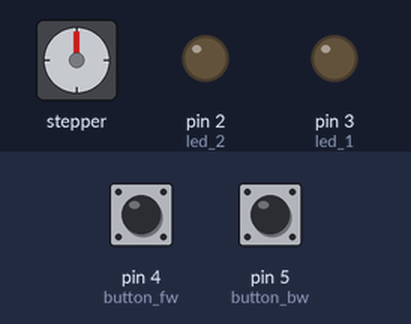
Recording of a sketch running on a simulated Arduino Uno, built with avr-gcc and run on an emulated ATmega328P. Parts: stepper motor, output pins drawn as LEDs (lit = HIGH). The inputs (shaded band) are chosen by the test bench; at power-on: pin 4 (button_fw) HIGH, pin 5 (button_bw) HIGH. Stepper angles assume 4096 steps per turn.

Above: at 1.2 s.
1.3 s: pin 4 (button_fw) pulled LOW for 0.15 s
At 2.4 s:
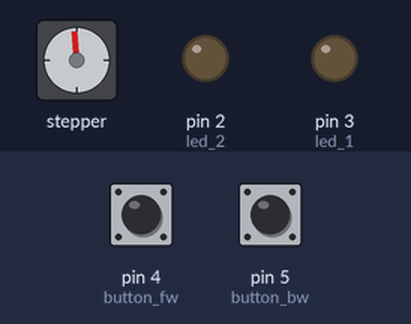
2.9 s: pin 5 (button_bw) pulled LOW for 1 s
At 5.3 s:
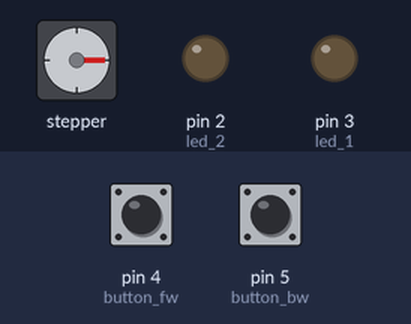
6.3 s: pin 5 (button_bw) pulled LOW for 0.15 s
At 7.2 s:
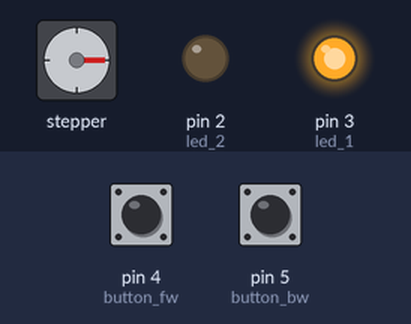
7.9 s: pin 4 (button_fw) pulled LOW for 1 s
At 10.1 s:
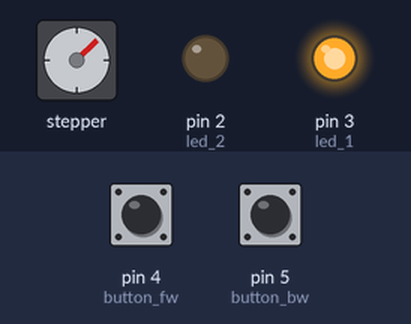
10.4 s: pin 4 (button_fw) pulled LOW for 3.2 s
At 14.4 s:
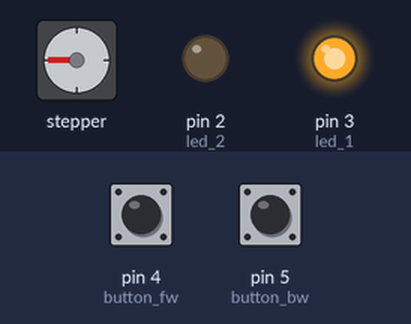
15.1 s: pin 5 (button_bw) pulled LOW for 0.15 s
At 16.3 s:
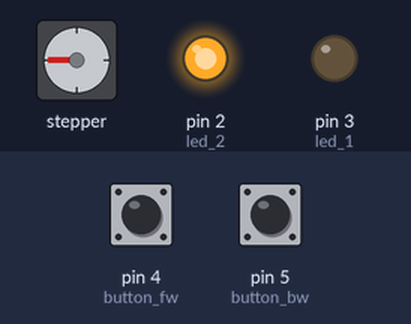
Timing chart, 0 to 17.7 s (numbered marks = the images above; inputs shaded):
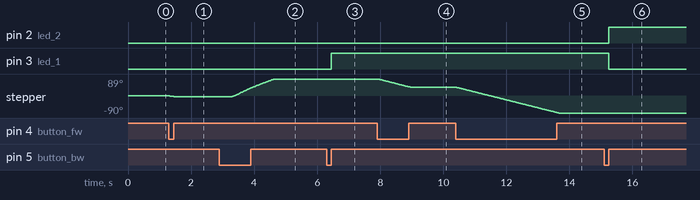

The sketch:

Solder_paste_dispenser.ino
```cpp
#include <AccelStepper.h>
#define HALFSTEP 8

const int button_fw = 4;
const int button_bw = 5;
const int led_1 = 3;
const int led_2 = 2;

int speed_multiplier = 1; // 1 to 4

#define motorPin1  8     // IN1 on the ULN2003 driver 1
#define motorPin2  9     // IN2 on the ULN2003 driver 1
#define motorPin3  7     // IN3 on the ULN2003 driver 1
#define motorPin4  6     // IN4 on the ULN2003 driver 1

// Initialize with pin sequence IN1-IN3-IN2-IN4 for using the AccelStepper with 28BYJ-48
AccelStepper stepper(HALFSTEP, motorPin1, motorPin3, motorPin2, motorPin4);

long bw_time = 0, t = 0;
bool change_speed = false;

//////////////////////////////////////////////////////////////////////////////
void setup() {
  pinMode(button_fw, INPUT_PULLUP);
  pinMode(button_bw, INPUT_PULLUP);
  pinMode(led_1, OUTPUT);
  pinMode(led_2, OUTPUT);

  set_leds();

  stepper.setMaxSpeed(250.0);
  stepper.setAcceleration(10000.0);
  stepper.setSpeed(200.0);
}

//////////////////////////////////////////////////////////////////////////////
void loop() {
  t = millis();

  if (!digitalRead(button_bw)) {
    change_speed = true;
    if(t - bw_time > 400){
      stepper.setMaxSpeed(250.0*4);
      stepper.move(1000);
      change_speed = false;
    }
  }
  else
  {
    if(change_speed == true && t - bw_time > 50) {
      speed_multiplier++;
      if(speed_multiplier > 4)
        speed_multiplier = 1;

        set_leds();
    }

    bw_time = millis();
    if (!digitalRead(button_fw)) {
      stepper.setMaxSpeed(250.0*speed_multiplier);
      stepper.move(-1000);
    }
    else
      stepper.stop();
  }

  stepper.run();
}

void set_leds()
{
  switch(speed_multiplier)
  {
    case 1:
    digitalWrite(led_1, LOW);
    digitalWrite(led_2, LOW);
      break;
    case 2:
    digitalWrite(led_1, HIGH);
    digitalWrite(led_2, LOW);
      break;
    case 3:
    digitalWrite(led_1, LOW);
    digitalWrite(led_2, HIGH);
      break;
    default:
    digitalWrite(led_1, HIGH);
    digitalWrite(led_2, HIGH);
  }
}
```

Measured:
- after the input at 2.9 s, stepper: turns 93° clockwise in 1.3 s, starting after 0.41 s
- after the input at 6.3 s, pin 3 (led_1): LOW → HIGH after 0.15 s
- after the input at 7.9 s, stepper: turns 43° counter-clockwise in 1.0 s, starting at once
- after the input at 10.4 s, stepper: turns 136° counter-clockwise in 3.3 s, starting at once
- after the input at 15.1 s, pin 2 (led_2): LOW → HIGH after 0.15 s; pin 3 (led_1): HIGH → LOW after 0.15 s
